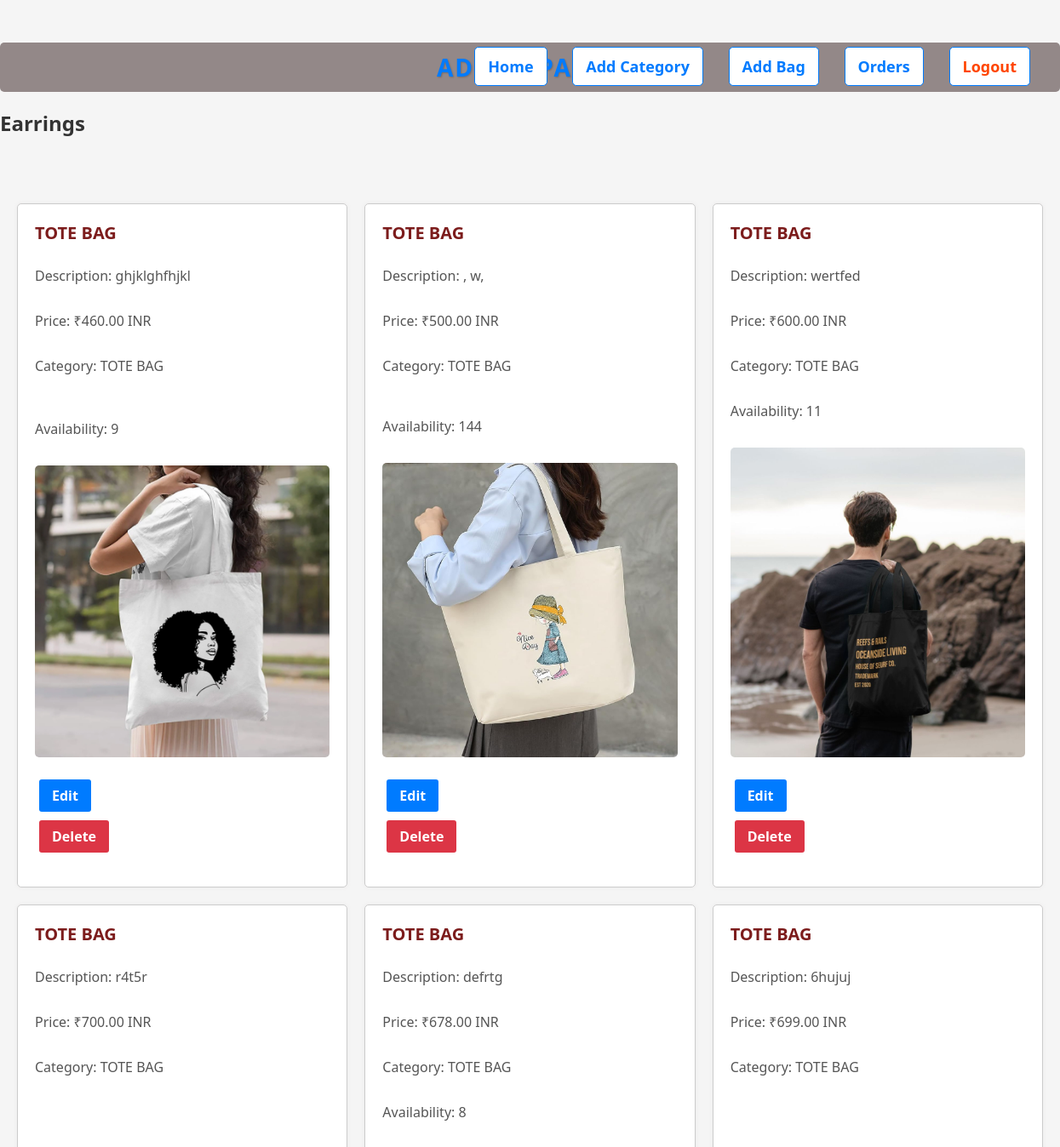
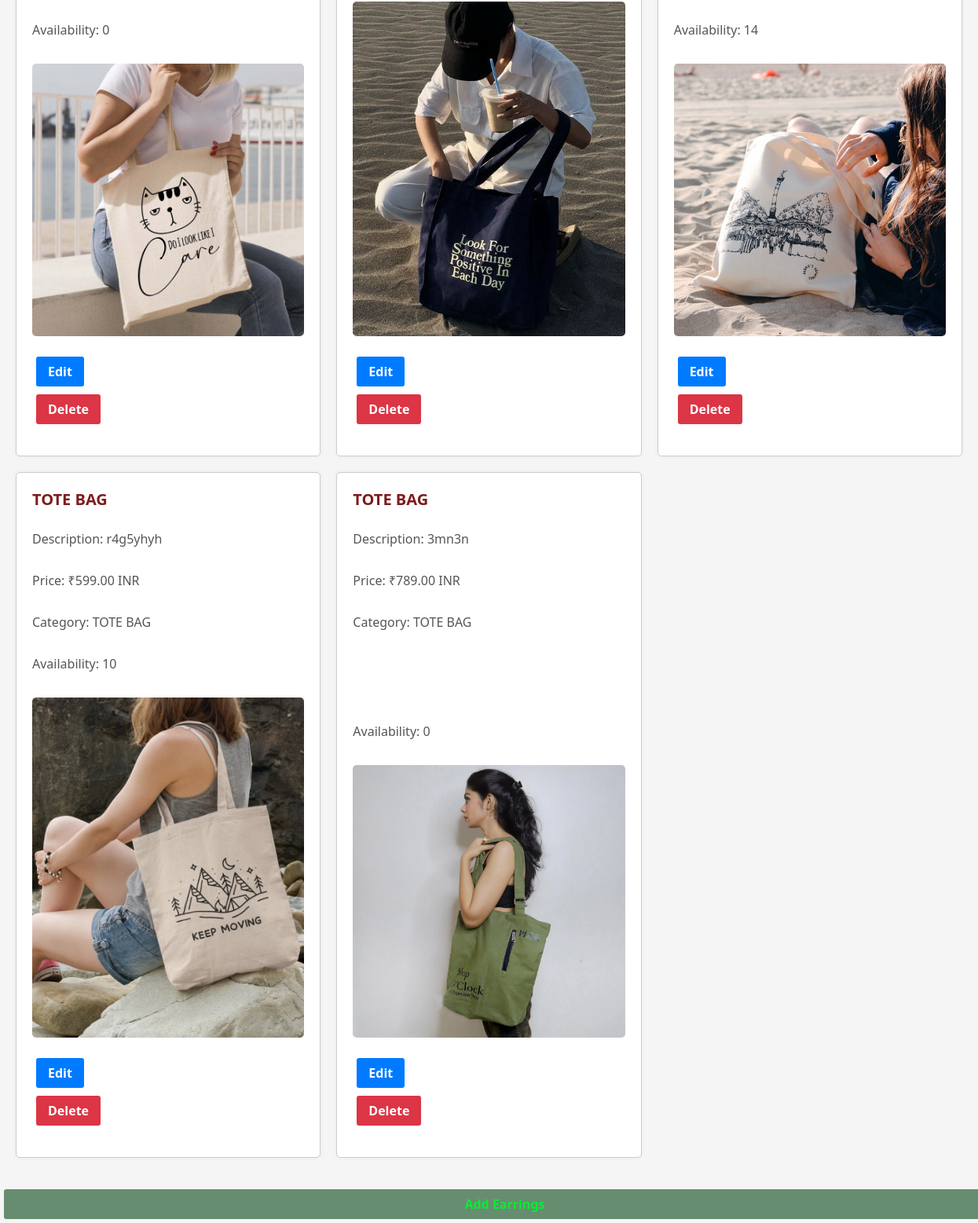
The app's page /user/home/ (signed in) with its own data (2 pictures, top to bottom).
### bagapp/models.py (models this page shows, shortened)
class Product(models.Model):
    name = models.CharField(max_length=255)
    description = models.TextField(blank=True)
    price = models.DecimalField(max_digits=10, decimal_places=2)
    image = models.ImageField(upload_to='product_images', blank=True)
    quantity = models.IntegerField(default=0)
    manufacture = models.CharField(max_length=100, default="Gokuldas Gangwani")
    category = models.ForeignKey(Category, on_delete=models.CASCADE)

class Category(models.Model):
    name = models.CharField(max_length=100)
    description = models.TextField()
    def __str__(self):
        return self.name

### bagapp/views.py (the view)
# urls.py: 2. Add a URL to urlpatterns:  path('', views.home, name='home')
@login_required
def home(request):
  products = Product.objects.all()
  return render(request, 'home.html', {'products': products})

### bagapp/templates/home.html (shortened to what this page needs)
<!DOCTYPE html>
<html lang="en">
<head>
</head>
<body>
    <ul class="nav-list">
        <li class="nav-items">
            <a href="{% url 'home' %}" class="home-link">Home</a>
            <a href="{% url 'add_category' %}" class="add-category-link">Add Category</a>
            <a href="{% url 'add_product' %}" class="add-bag-link">Add Bag</a>
            <a href="{% url 'all_orders' %}" class="add-bag-link">Orders</a>
            <a href="{% url 'adminlogout' %}" class="home-link" style="color: orangered;">Logout</a>
        </li>
    </ul>
    <h1 class="admin-title">Admin Panel</h1>
    <h2 class="section-title"> Earrings</h2>
    <br>
    <ul class="product-list">
        {% for product in products %}
            <li class="product-lists">
                <div class="product-details">
                    <strong class="product-name">{{ product.name }}</strong>
                    <p class="product-description">Description: {{ product.description }}</p>
                    <p class="product-price">Price: &#8377;{{ product.price }} INR</p>
                    <p class="product-details">Category: {{ product.category }}</p>
                    <p class="product-quantity">Availability: {{ product.quantity }}</p>
                    <p class="product-image"><img src="{{ product.image.url }}" alt="{{ product.name }}" class="image"></p>
                    <a href="{% url 'edit_product' product.id %}" class="link edit-link">Edit</a>
                    <a href="{% url 'delete_product' product.id %}" class="link delete-link">Delete</a>
                </div>
            </li>
        {% empty %}
            <p class="no-products">No Earrings available.</p>
        {% endfor %}
    </ul>
    <a href="{% url 'add_product' %}" class="link add-pen-link">Add Earrings</a>
</body>
</html>

### bagapp/templates/home.html (style rules this page uses)
body { font-family: 'Segoe UI', Tahoma, Geneva, Verdana, sans-serif; margin: 0; padding: 0; background-color: #f5f5f5; color: #333; }
.nav-list { list-style: none; padding: 0; position: absolute; right: auto; top: 29px; right: 20px; }
.nav-items { display: inline; font-size: 18px; }
.nav-items a { color: #007bff; text-decoration: none; margin-right: 15px; transition: color 0.3s ease-in-out; border: 1px solid #007bff; padding: 10px 15px; border-radius: 5px; background-color: #fff; }
.add-category-link, .add-bag-link, .home-link { display: inline-block; padding: 10px 20px; margin: 10px; border-radius: 5px; text-decoration: none; color: #fff; font-weight: bold; transition: opacity 0.3s ease-in-out; }
.add-category-link { background-color: #28a745; }
.add-bag-link { background-color: #007bff; }
.home-link { background-color: #333; }
.product-list { display: grid; grid-template-columns: repeat(auto-fill, minmax(300px, 1fr)); grid-gap: 20px; padding: 20px; }
.product-lists { border: 1px solid #ccc; border-radius: 5px; padding: 20px; background-color: #fff; box-shadow: 0 0 5px rgba(158, 150, 150, 0.1); display: flex; flex-direction: column; }
.product-details { flex: 1; display: flex; flex-direction: column; align-items: flex-start; }
.product-name { margin-bottom: 10px; font-weight: bold; font-size: 20px; color: #7c1c1c; }
.product-description, .product-price, .product-details { margin-bottom: 15px; font-size: 16px; color: #555; }
.image { width: 100%; height: auto; border-radius: 5px; }
.link { text-decoration: none; padding: 8px 15px; border-radius: 3px; font-weight: bold; margin: 5px; text-align: center; cursor: pointer; transition: opacity 0.3s ease-in-out; }
.edit-link { background-color: #007bff; color: #fff; }
.delete-link { background-color: #dc3545; color: #fff; }
.add-pen-link { display: block; width: 100%; text-align: center; background-color: #678d70; color: #08ec35; margin-top: 20px; }
.admin-title { text-align: center; font-size: 28px; margin-top: 50px; color: #007bff; text-transform: uppercase; letter-spacing: 2px; text-shadow: 1px 1px 2px rgba(0, 0, 0, 0.2); background-color: #938888; padding: 10px; border-radius: 5px; }

### records on screen
Product: name "TOTE BAG", description "ghjklghfhjkl", price "460.00", category "TOTE BAG", quantity "9", image (picture)
Product: name "TOTE BAG", description ", w,", price "500.00", category "TOTE BAG", quantity "144", image (picture)
Product: name "TOTE BAG", description "wertfed", price "600.00", category "TOTE BAG", quantity "11", image (picture)
Product: name "TOTE BAG", description "r4t5r", price "700.00", category "TOTE BAG", quantity "0", image (picture)
Product: name "TOTE BAG", description "defrtg", price "678.00", category "TOTE BAG", quantity "8", image (picture)
Product: name "TOTE BAG", description "6hujuj", price "699.00", category "TOTE BAG", quantity "14", image (picture)
Product: name "TOTE BAG", description "r4g5yhyh", price "599.00", category "TOTE BAG", quantity "10", image (picture)
Product: name "TOTE BAG", description "3mn3n", price "789.00", category "TOTE BAG", quantity "0", image (picture)
